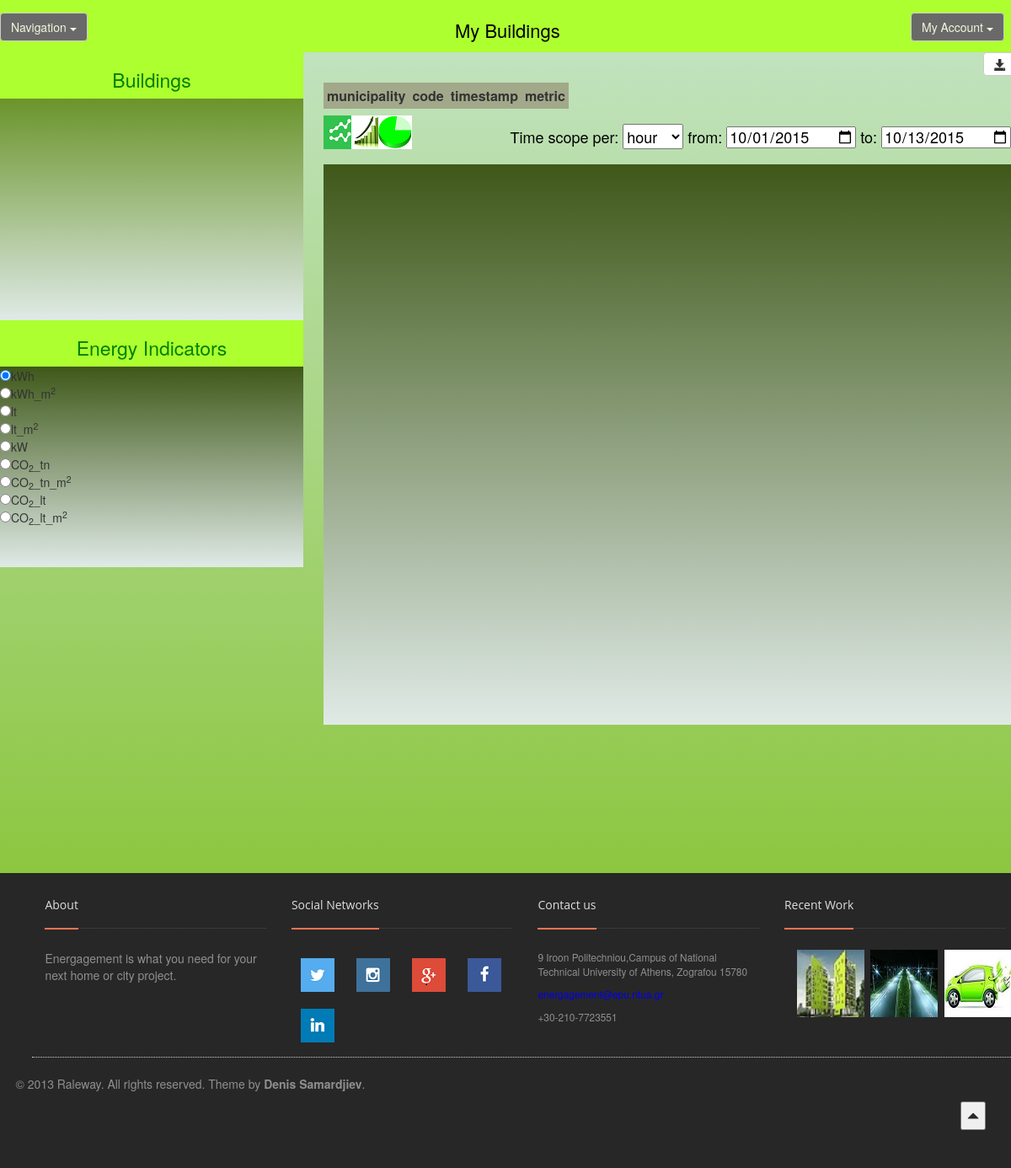
The page /p/buildings/ on the database as committed earlier.
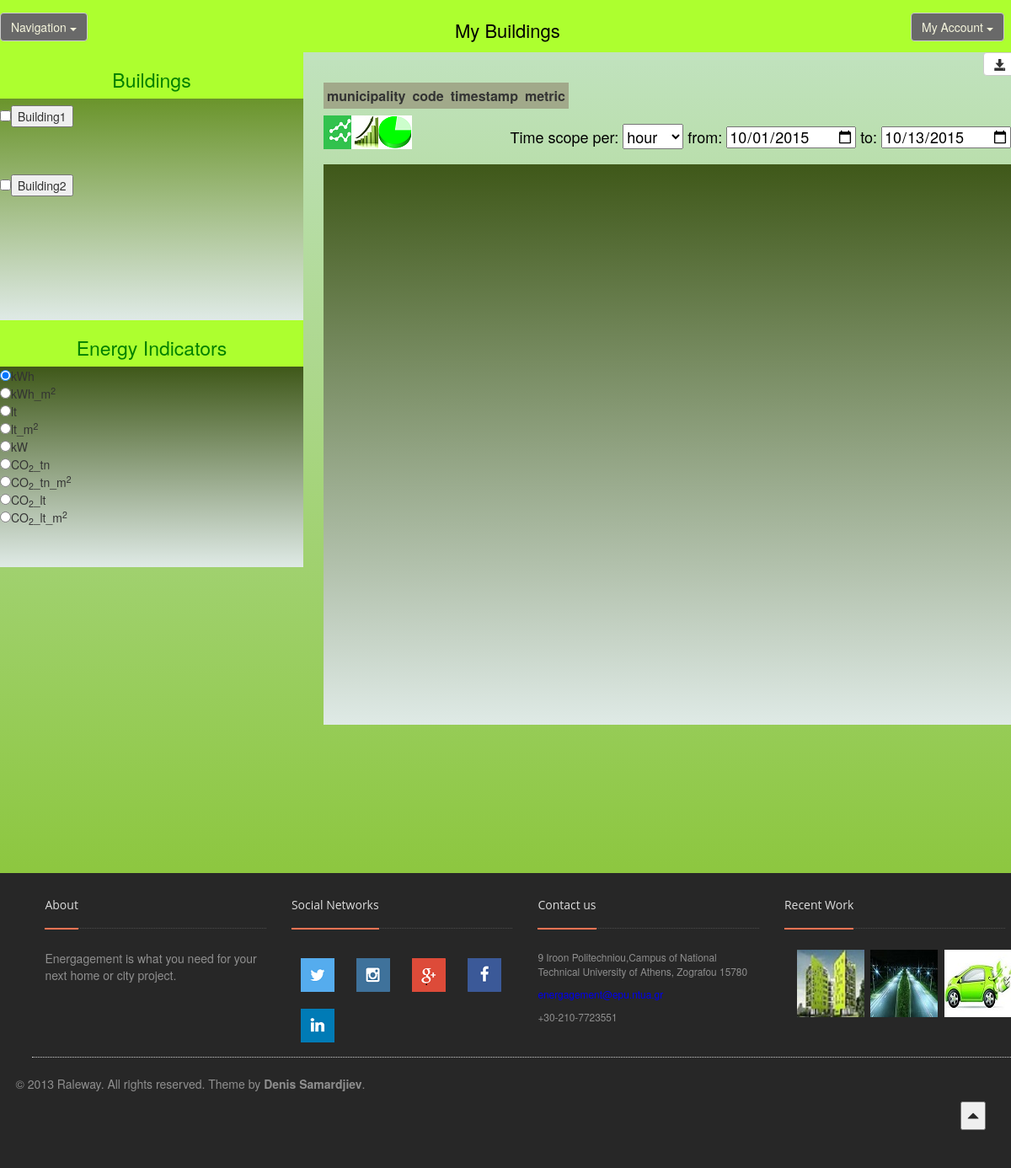
The same page on the database as committed later.
### myapp/models.py (models this page shows)
class Building(models.Model):
    category = models.CharField(max_length=200)
    building_code = models.IntegerField(default=0)
    municipality = models.CharField(max_length=200, default="Athens")
    street = models.CharField(max_length=200, default="Poseidonos")
    postcode = models.IntegerField(default=0)
    longitude = models.FloatField(default=0.0)
    latitude = models.FloatField(default=0.0)
    surface = models.FloatField(default=0.0)
    floors = models.IntegerField(default=1)
    volume = models.FloatField(default=0.0)
    kwh=models.ManyToManyField(Value, null=True, blank=True, related_name="kwh_b")
    lt=models.ManyToManyField(Value, null=True, blank=True, related_name="lt")
    kw=models.ManyToManyField(Value, null=True, blank=True, related_name="kw_b")
    co2_tn=models.ManyToManyField(Value, null=True, blank=True, related_name="co2_tn_b")
    co2_lt=models.ManyToManyField(Value, null=True, blank=True, related_name="co2_lt_b")

### myapp/views.py (the view)
def buildings(request):
    all_buildings = list(Building.objects.all())
    return render(request, 'myapp/buildings.html', {'all_buildings': all_buildings},)

### energagement/templates/myapp/buildings.html (shortened to what this page needs)
{% extends "myapp/base_buildings.html" %}
{% load staticfiles %}
{% block content %}
<head lang="en">
    <link rel="stylesheet" type="text/css" href="{% static 'myapp/mycss.css' %}" />
    <link rel="stylesheet" type="text/css" href="{% static 'myapp/jquery.dynatable.css' %}" />
</head>
<body>
    <br/>
    <div style="width: 30%; height: 500px;  margin-right:auto; margin-bottom: 10%; ">
        <div style="width: 100%; background-color:#ADFF2F;">
            <h3 style="color: green; font-size: 23px;"> <center>Buildings</center> </h3>
        </div>
        <div style="width: 100%; height: 52.5%; overflow-y: scroll; background: -webkit-linear-gradient(top, #6A942B, #DFEAE6);">
            <ul style="vertical-align: middle; -webkit-padding-start: 0px;">
                <div class="a">
                    {% for item in all_buildings %}
                        <input type="checkbox" class="graph-button" id="graph-button-{{item.id}}"><button class="navbar-btn" type="button" data-toggle="collapse" data-parent="cointainer" href="#info{{item.id}}">Building{{item.id}}</button></input>
                        <br/>
                        <br/><br/>
                    {% endfor %}
                </div>
            </ul>
        </div>
        <div style="width: 100%; background-color:#ADFF2F">
            <h3 style="color: green; font-size: 23px;"> <center>Energy Indicators</center> </h3>
        </div>
        <div style="width: 100%; height: 47.5%; background: -webkit-linear-gradient(top, #3F5819, #DFEAE6); overflow-y: scroll">
            <ul style="vertical-align: middle; -webkit-padding-start: 0px;">
                <input class="radio-button" type="radio" name="indicator" value="kwh" checked="checked">kWh</input><br>
                <input class="radio-button" type="radio" name="indicator" value="kwh_m2">kWh_m<sup>2</sup></input><br>
                <input class="radio-button" type="radio" name="indicator" value="lt">lt</input><br>
                <input class="radio-button" type="radio" name="indicator" value="lt_m2">lt_m<sup>2</sup></input><br>
                <input class="radio-button" type="radio" name="indicator" value="kw">kW</input><br>
                <input class="radio-button" type="radio" name="indicator" value="co2_tn">CO<sub>2</sub>_tn</input><br>
                <input class="radio-button" type="radio" name="indicator" value="co2_tn_m2">CO<sub>2</sub>_tn_m<sup>2</sup></input><br>
                <input class="radio-button" type="radio" name="indicator" value="co2_lt">CO<sub>2</sub>_lt</input><br>
                <input class="radio-button" type="radio" name="indicator" value="co2_lt_m2">CO<sub>2</sub>_lt_m<sup>2</sup></input><br>
            </ul>
        </div>
   	</div>
    <div style="width: 68%; height: 950px; margin-left: 2%; margin-right:auto; margin-bottom: 2%">
        <button type="button" class="btn btn-default" id="excelbtn" aria-label="Right Align" style="margin-left: 96%">
            <span class="glyphicon glyphicon-save" aria-hidden="true"></span>
        </button>
        <div class="row1"  style="width:100%; margin-top: 1%">
            <div id="dtltbl" style="width:100%">
                <table id="myTable" data-show-export="true">
                    <thead>
                        <th data-dynatable-column="municipality"> municipality </th>
                        <th data-dynatable-column="code"> code </th>
                        <th data-dynatable-column="timestamp"> timestamp <a class="-webkit-any-link" href="#" id="timestamp"> </a> </th>
                        <th data-dynatable-column="metric" > metric <a class="-webkit-any-link" href="#" id="metric"> </a></th>
                    </thead>
                </table>
            </div>
        </div>
        <div class="row1" style="width:100%; margin-top: 1%">
            <div style="display: inline; width: 100%">
                <div style="width: 4%">
                    <input type="image" class="line" name="diagram" value="line"  src="{% static 'myapp/images/line_chart.png' %}" alt="Submit Form" />
                </div>
                <div style="width: 4%">
                    <input type="image" class="bar" name="diagram" value="bar"  src="{% static 'myapp/images/bar_chart.jpg' %}" alt="Submit Form" />
                </div>
                <div style="width: 4%">
                    <input type="image" class="pie" name="diagram" value="pie"  src="{% static 'myapp/images/pie_chart2.png' %}" alt="Submit Form" />
                </div>
                <h4 style="float: right; color: black"> Time scope per:
                    <select class="select_time" name="select_time">
                        <option value="hour">hour</option>
                    </select>
                    from:
                    <input class="select_date" id="from_date" type="date" name="from_date">
                    to:
                    <input class="select_date" id="to_date" type="date" name="to_date">
                </h4>
            </div>
        </div>
        <div class='diagram_area' style="width: 100%; height: 70%; margin-top: 1%; background: -webkit-linear-gradient(top, #3F5819, #DFEAE6); overflow: scroll"></div>
    </div>
</body>
{% endblock %}

### energagement/templates/myapp/base_buildings.html (shortened to what this page needs)
<html>
{% load staticfiles %}
<head>
    <link rel="stylesheet" type="text/css" href="{% static 'myapp/mycss.css' %}" />
    <link rel="stylesheet" href="http://maxcdn.bootstrapcdn.com/bootstrap/3.3.5/css/bootstrap.min.css">
</head>
{% load i18n %}
<body class="{% if is_popup %}popup {% endif %}{% block bodyclass %}{% endblock %}" style="background: -webkit-linear-gradient(top, rgb(196, 228, 198), rgb(122, 189, 18));">
{% block header %}
<div class="header-parallax" style="width: 100%; height: 62px; background-color: greenyellow; " data-top-bottom="background-position: 50% 0px;" data-bottom-top="background-position: 50% -200px;">
        <a style="color: black; font-size: 22px; margin-bottom: 30%; margin-left: 45%">My Buildings</a>
        <div class="row" style="width: 100%">
            <div class="dropdown" style="margin-left: -2%; margin-top: -3%">
                <button class="btn btn-default dropdown-toggle" type="button" id="menu1" data-toggle="dropdown"style="background-color: dimgray; color: beige">Navigation
                    <span class="caret"></span>
                </button>
            </div>
            <div class="dropdown pull-right" style="margin-right: 0%; margin-top: -3%">
                <button class="btn btn-default dropdown-toggle" type="button" id="menu1" data-toggle="dropdown" style="background-color: dimgray; color: beige">My Account
                    <span class="caret"></span>
                </button>
            </div>
        </div>
</div>
{% endblock %}
{% block content %}{% endblock %}
{% block footer %}
<div class="footer" style="width: 100%; height: 350px; background-color: #272727">
    <div class="container" style="width:100%; background-color: #272727">
        <div class="row" style="width:100%">
            <div class="col-sm-3" style="display: inline; width: 25%">
                <div class="heading-footer"><h4>About</h4></div>
                <br/>
                <br/>
                <br/>
                <p>Energagement is what you need for your next home or city project.</p>
            </div>
            <div class="col-sm-3 mg25-xs" style="width: 25%">
                <div class="heading-footer"><h4>Social Networks</h4></div>
                <a class="btn btn-social-icon btn-twitter btn-lg" style="padding:9px 10px;">
                    <img src="{% static 'myapp/images/twitter.png' %}"/>
                </a>
                <a class="btn btn-social-icon btn-instagram btn-lg" style="padding:9px 10px;">
                    <img src="{% static 'myapp/images/instagram.png' %}"/>
                </a>
                <a class="btn btn-social-icon btn-google-plus btn-lg" style="padding:9px 10px;" href="https://plus.google.com/103181120393259341090/posts">
                    <img src="{% static 'myapp/images/google+.png' %}"/>
                </a>
                <a class="btn btn-social-icon btn-facebook btn-lg" style="padding:9px 10px;">
                    <img src="{% static 'myapp/images/facebook.png' %}"/>
                </a>
                <a class="btn btn-social-icon btn-linkedin btn-lg" style="padding:9px 10px;">
                    <img src="{% static 'myapp/images/linkedin.png' %}"/>
                </a>
            </div>
            <div class="col-sm-3 mg25-xs" style="display: inline; width: 25%">
                <div class="heading-footer"><h4>Contact us</h4></div>
                <br/>
                <br/>
                <br/>
                <p><small class="address">9 Iroon Politechniou,Campus of National Technical University of Athens, Zografou 15780</small></p>
                <p><small class="address"><a href="mailto:energagement@epu.ntua.gr">energagement@epu.ntua.gr</a></small></p>
                <p><small class="address">+30-210-7723551</small></p>
            </div>
            <div class="col-sm-3 hidden-xs" style="display: inline; width: 25%">
                <div class="heading-footer"><h4>Recent Work</h4></div>
                <br/>
                <br/>
                <br/>
                <div class="col-xs-4 recent-work-padding">
                    <a href="/p/buildings"  style="padding:0px; margin-bottom:0px; border:0px;">
                      <img src="{% static 'myapp/images/building_footer.jpg' %}" />
                    </a>
                </div>
                <div class="col-xs-4 recent-work-padding">
                    <a href="/p/street_lighting">
                      <img src="{% static 'myapp/images/street_lighting_footer.jpg' %}" />
                    </a>
                </div>
                <div class="col-xs-4 recent-work-padding">
                    <a href="/p/EVs">
                      <img src="{% static 'myapp/images/EV_footer.jpg' %}"/>
                    </a>
                </div>
            </div>
        </div>
        <div class="row" style="width: 100%; height:10%">
            <hr class="dark-hr">
        </div>
        <div class="col-sm-11 col-xs-10" style="width: 100%">
            <p class="copyright" style="margin-left: -1%">© 2013 Raleway. All rights reserved. Theme by <b>Denis Samardjiev</b>.</p>
        </div>
        <div class="col-sm-1 col-xs-2 text-right" style="width: 100%">
            <a style="color:#272727;" href="#"><button class="glyphicon glyphicon-triangle-top" style="line-height: 2;" href="#"></button></a>
        </div>
    </div>
</div>
{% endblock %}
</body>
</html>

### energagement/static/myapp/mycss.css (style rules this page uses)
body { background: #b0ee95; width:100%; height:100%; }
table, th, td { border: 1px beige; padding: 4px; text-align: center; }
div { display: block; float:left; }
@media (min-width: 768px) { .col-sm-3 { width: 25%; } }
@media (min-width: 768px) { .col-sm-1, .col-sm-10, .col-sm-11, .col-sm-12, .col-sm-2, .col-sm-3, .col-sm-4, .col-sm-5, .col-sm-6, .col-sm-7, .col-sm-8, .col-sm-9 { float: left; } }
@media (min-width: 768px) { .col-lg-1, .col-lg-10, .col-lg-11, .col-lg-12, .col-lg-2, .col-lg-3, .col-lg-4, .col-lg-5, .col-lg-6, .col-lg-7, .col-lg-8, .col-lg-9, .col-md-1, .col-md-10, .col-md-11, .col-md-12, .col-md-2, .col-md-3, .col-md-4, .col-md-5, .col-md-6, .col-md-7, .col-md-8, .col-md-9, .col-sm-1, .col-sm-10, .col-sm-11, .col-sm-12, .col-sm-2, .col-sm-3, .col-sm-4, .col-sm-5, .col-sm-6, .col-sm-7, .col-sm-8, .col-sm-9, .col-xs-1, .col-xs-10, .col-xs-11, .col-xs-12, .col-xs-2, .col-xs-3, .col-xs-4, .col-xs-5, .col-xs-6, .col-xs-7, .col-xs-8, .col-xs-9 { position: relative; min-height: 1px; padding-right: 15px; padding-left: 15px; } }
@media (min-width: 768px) { h4 { display: block; -webkit-margin-before: 1.33em; -webkit-margin-after: 1.33em; -webkit-margin-start: 0px; -webkit-margin-end: 0px; font-weight: bold; } }
@media (min-width: 768px) { .heading-footer { width: 100%; display: block; margin: 0 0 25px 0; border-bottom: 1px dotted #4c4c4c; font-size: 12px; } }
@media (min-width: 768px) { .heading-footer h2, .heading-footer h3, .heading-footer h4 { margin: 0 0 -2px 0; padding-bottom: 20px; display: inline-block; font-weight: 400; border-bottom: 2px solid #ff7454; font-family: 'Open Sans', sans-serif; color: #dedede; font-size: 14px; } }
@media (min-width: 768px) { .h4, .h5, .h6, h4, h5, h6 { margin-top: 10px; margin-bottom: 10px; } }
@media (min-width: 768px) { .h1, .h2, .h3, .h4, .h5, .h6, h1, h2, h3, h4, h5, h6 { font-family: inherit; font-weight: 500; line-height: 1.1; color: inherit; } }
@media (min-width: 768px) { a:-webkit-any-link { color: -webkit-link; text-decoration: none; cursor: auto; } }
@media (min-width: 768px) { hr { display: block; -webkit-margin-before: 0.5em; -webkit-margin-after: 0.5em; -webkit-margin-start: auto; -webkit-margin-end: auto; border-style: inset; border-top: 1px dotted #d2d2d2; } }
@media (min-width: 768px) { .dark-hr { border-top: 1px dotted #d2d2d2;; } }
@media (min-width: 768px) { .header-parallax { padding: 20px 0 20px 0; background: #fafafa; } }
@media (min-width: 768px) { .footer { width: 100%; display: block; padding: 30px 0 30px 0; background-color: #272727; color: #8F8F8F; vertical-align: bottom; } }
@media (min-width: 768px) { .btn-group-vertical > .btn-group:after, .btn-group-vertical > .btn-group:before, .btn-toolbar:after, .btn-toolbar:before, .clearfix:after, .clearfix:before, .container-fluid:after, .container-fluid:before, .container:after, .container:before, .dl-horizontal dd:after, .dl-horizontal dd:before, .form-horizontal .form-group:after, .form-horizontal .form-group:before, .modal-footer:after, .modal-footer:before, .nav:after, .nav:before, .navbar-collapse:after, .navbar-collapse:before, .navbar-header:after, .navbar-header:before, .navbar:after, .navbar:before, .pager:after, .pager:before, .panel-body:after, .panel-body:before, .row:after, .row:before { display: table; content: " "; } }
@media (min-width: 768px) { .btn-group-vertical > .btn-group:after, .btn-toolbar:after, .clearfix:after, .container-fluid:after, .container:after, .dl-horizontal dd:after, .form-horizontal .form-group:after, .modal-footer:after, .nav:after, .navbar-collapse:after, .navbar-header:after, .navbar:after, .pager:after, .panel-body:after, .row:after { clear: both; } }
@media (min-width: 768px) { * { -webkit-box-sizing: border-box; -moz-box-sizing: border-box; box-sizing: border-box; } }
@media (min-width: 768px) { .row { margin-right: 2%; margin-left: 2%; } }
@media (min-width: 768px) { .row1 { margin-right: 2%; margin-left: 0%; } }
.dropdown { color: #555; margin: 3px -22px 0 0; width: 143px; position: relative; height: 17px; text-align:left; }

Rows that differ between the two databases and show on the page:
added Building: id "1"
added Building: id "2"
